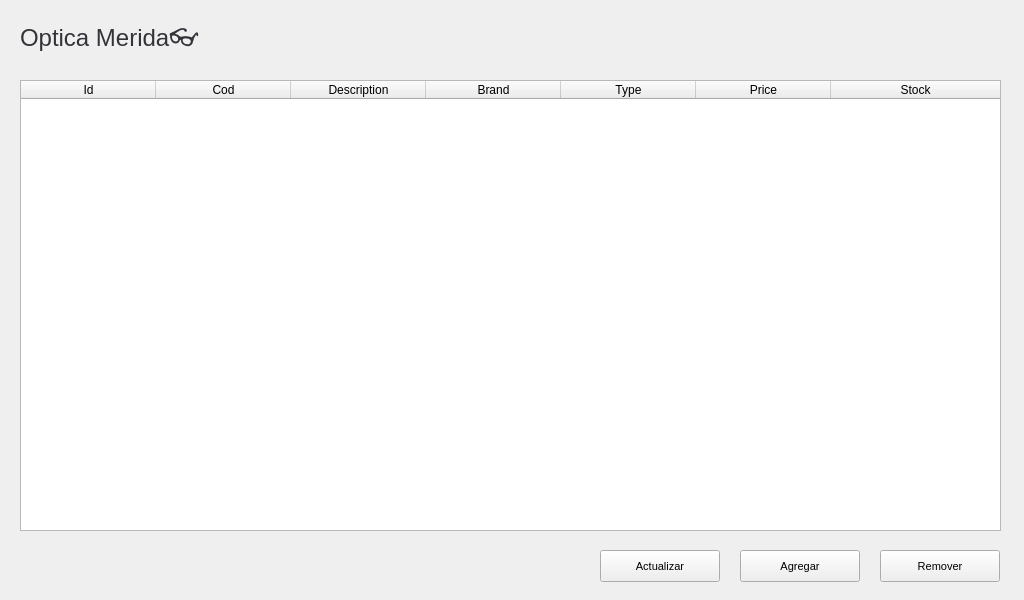
<?xml version="1.0" encoding="UTF-8"?>
<ui version="4.0">
 <class>MainWindow</class>
 <widget class="QWidget" name="MainWindow">
  <property name="geometry">
   <rect>
    <x>0</x>
    <y>0</y>
    <width>1024</width>
    <height>600</height>
   </rect>
  </property>
  <property name="minimumSize">
   <size>
    <width>1024</width>
    <height>600</height>
   </size>
  </property>
  <property name="maximumSize">
   <size>
    <width>1024</width>
    <height>600</height>
   </size>
  </property>
  <property name="windowTitle">
   <string>TCPClient</string>
  </property>
  <widget class="QTableWidget" name="dataTable">
   <property name="geometry">
    <rect>
     <x>20</x>
     <y>80</y>
     <width>981</width>
     <height>451</height>
    </rect>
   </property>
   <property name="alternatingRowColors">
    <bool>true</bool>
   </property>
   <property name="selectionMode">
    <enum>QAbstractItemView::SingleSelection</enum>
   </property>
   <property name="selectionBehavior">
    <enum>QAbstractItemView::SelectRows</enum>
   </property>
   <property name="gridStyle">
    <enum>Qt::SolidLine</enum>
   </property>
   <property name="sortingEnabled">
    <bool>true</bool>
   </property>
   <attribute name="horizontalHeaderCascadingSectionResizes">
    <bool>true</bool>
   </attribute>
   <attribute name="horizontalHeaderDefaultSectionSize">
    <number>135</number>
   </attribute>
   <attribute name="horizontalHeaderStretchLastSection">
    <bool>true</bool>
   </attribute>
   <attribute name="verticalHeaderVisible">
    <bool>false</bool>
   </attribute>
   <column>
    <property name="text">
     <string>Id</string>
    </property>
   </column>
   <column>
    <property name="text">
     <string>Cod</string>
    </property>
   </column>
   <column>
    <property name="text">
     <string>Description</string>
    </property>
   </column>
   <column>
    <property name="text">
     <string>Brand</string>
    </property>
   </column>
   <column>
    <property name="text">
     <string>Type</string>
    </property>
   </column>
   <column>
    <property name="text">
     <string>Price</string>
    </property>
   </column>
   <column>
    <property name="text">
     <string>Stock</string>
    </property>
   </column>
  </widget>
  <widget class="QPushButton" name="updateButton">
   <property name="geometry">
    <rect>
     <x>600</x>
     <y>550</y>
     <width>120</width>
     <height>32</height>
    </rect>
   </property>
   <property name="font">
    <font>
     <family>Arial</family>
     <pointsize>8</pointsize>
    </font>
   </property>
   <property name="text">
    <string>Actualizar</string>
   </property>
  </widget>
  <widget class="QPushButton" name="removeButton">
   <property name="geometry">
    <rect>
     <x>880</x>
     <y>550</y>
     <width>120</width>
     <height>32</height>
    </rect>
   </property>
   <property name="font">
    <font>
     <family>Arial</family>
     <pointsize>8</pointsize>
    </font>
   </property>
   <property name="text">
    <string>Remover</string>
   </property>
   <property name="icon">
    <iconset theme="edit-undo">
     <normaloff>.</normaloff>.</iconset>
   </property>
   <property name="checkable">
    <bool>false</bool>
   </property>
   <property name="flat">
    <bool>false</bool>
   </property>
  </widget>
  <widget class="QPushButton" name="addButton">
   <property name="geometry">
    <rect>
     <x>740</x>
     <y>550</y>
     <width>120</width>
     <height>32</height>
    </rect>
   </property>
   <property name="font">
    <font>
     <family>Arial</family>
     <pointsize>8</pointsize>
    </font>
   </property>
   <property name="text">
    <string>Agregar</string>
   </property>
  </widget>
  <widget class="QLabel" name="titleLabel">
   <property name="geometry">
    <rect>
     <x>20</x>
     <y>20</y>
     <width>241</width>
     <height>41</height>
    </rect>
   </property>
   <property name="palette">
    <palette>
     <active>
      <colorrole role="WindowText">
       <brush brushstyle="SolidPattern">
        <color alpha="255">
         <red>51</red>
         <green>51</green>
         <blue>58</blue>
        </color>
       </brush>
      </colorrole>
      <colorrole role="Text">
       <brush brushstyle="SolidPattern">
        <color alpha="255">
         <red>51</red>
         <green>51</green>
         <blue>58</blue>
        </color>
       </brush>
      </colorrole>
      <colorrole role="ButtonText">
       <brush brushstyle="SolidPattern">
        <color alpha="255">
         <red>51</red>
         <green>51</green>
         <blue>58</blue>
        </color>
       </brush>
      </colorrole>
      <colorrole role="ToolTipText">
       <brush brushstyle="SolidPattern">
        <color alpha="255">
         <red>51</red>
         <green>51</green>
         <blue>58</blue>
        </color>
       </brush>
      </colorrole>
      <colorrole role="PlaceholderText">
       <brush brushstyle="SolidPattern">
        <color alpha="128">
         <red>51</red>
         <green>51</green>
         <blue>58</blue>
        </color>
       </brush>
      </colorrole>
     </active>
     <inactive>
      <colorrole role="WindowText">
       <brush brushstyle="SolidPattern">
        <color alpha="255">
         <red>51</red>
         <green>51</green>
         <blue>58</blue>
        </color>
       </brush>
      </colorrole>
      <colorrole role="Text">
       <brush brushstyle="SolidPattern">
        <color alpha="255">
         <red>51</red>
         <green>51</green>
         <blue>58</blue>
        </color>
       </brush>
      </colorrole>
      <colorrole role="ButtonText">
       <brush brushstyle="SolidPattern">
        <color alpha="255">
         <red>51</red>
         <green>51</green>
         <blue>58</blue>
        </color>
       </brush>
      </colorrole>
      <colorrole role="ToolTipText">
       <brush brushstyle="SolidPattern">
        <color alpha="255">
         <red>51</red>
         <green>51</green>
         <blue>58</blue>
        </color>
       </brush>
      </colorrole>
      <colorrole role="PlaceholderText">
       <brush brushstyle="SolidPattern">
        <color alpha="128">
         <red>51</red>
         <green>51</green>
         <blue>58</blue>
        </color>
       </brush>
      </colorrole>
     </inactive>
     <disabled>
      <colorrole role="WindowText">
       <brush brushstyle="SolidPattern">
        <color alpha="255">
         <red>120</red>
         <green>120</green>
         <blue>120</blue>
        </color>
       </brush>
      </colorrole>
      <colorrole role="Text">
       <brush brushstyle="SolidPattern">
        <color alpha="255">
         <red>120</red>
         <green>120</green>
         <blue>120</blue>
        </color>
       </brush>
      </colorrole>
      <colorrole role="ButtonText">
       <brush brushstyle="SolidPattern">
        <color alpha="255">
         <red>120</red>
         <green>120</green>
         <blue>120</blue>
        </color>
       </brush>
      </colorrole>
      <colorrole role="ToolTipText">
       <brush brushstyle="SolidPattern">
        <color alpha="255">
         <red>51</red>
         <green>51</green>
         <blue>58</blue>
        </color>
       </brush>
      </colorrole>
      <colorrole role="PlaceholderText">
       <brush brushstyle="SolidPattern">
        <color alpha="128">
         <red>0</red>
         <green>0</green>
         <blue>0</blue>
        </color>
       </brush>
      </colorrole>
     </disabled>
    </palette>
   </property>
   <property name="font">
    <font>
     <family>Arial</family>
     <pointsize>18</pointsize>
     <weight>50</weight>
     <bold>false</bold>
     <underline>false</underline>
    </font>
   </property>
   <property name="text">
    <string>Optica Merida👓</string>
   </property>
  </widget>
 </widget>
 <resources/>
 <connections/>
</ui>
